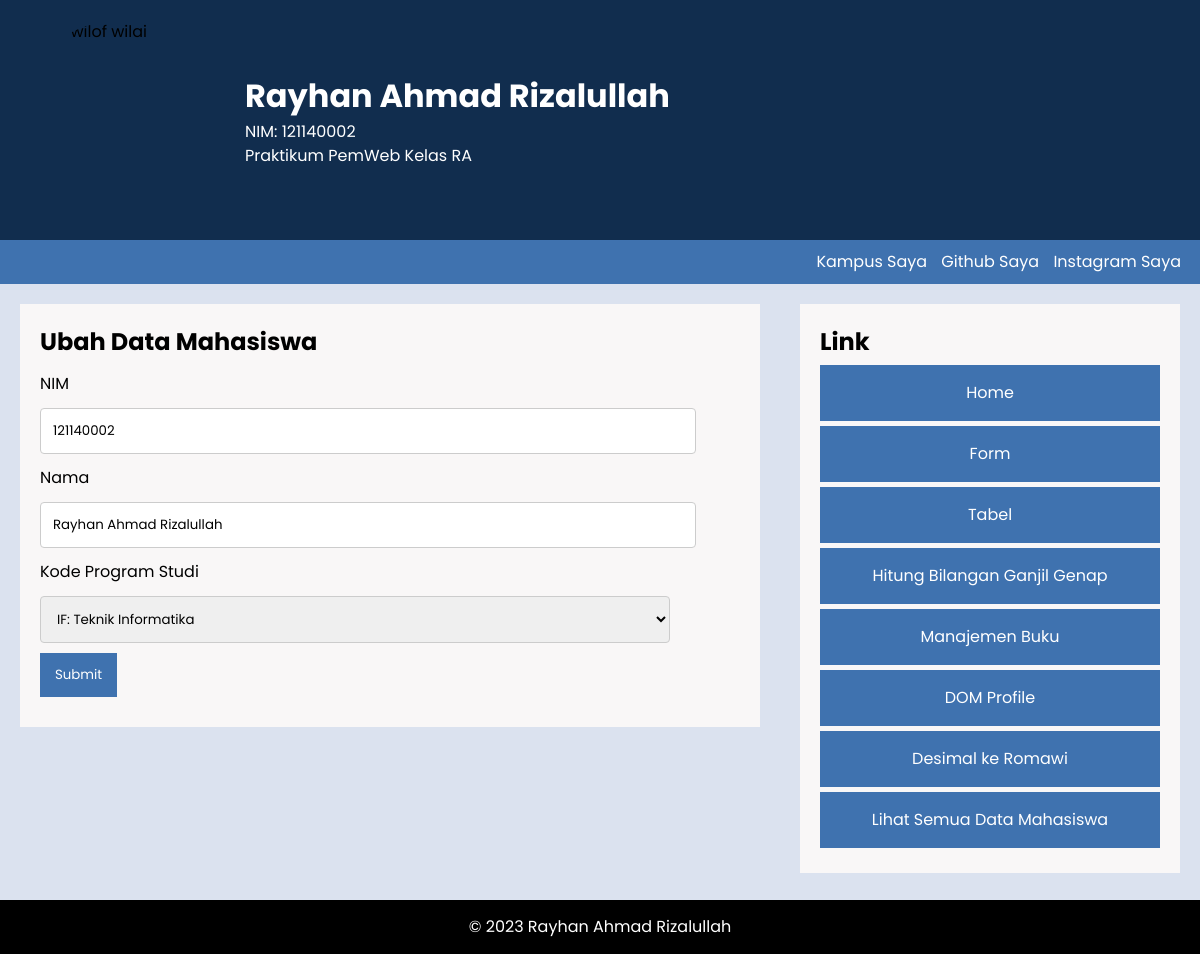
Screenshot of /update_mahasiswa.php?action=form&nim=121140002 with the database file from the repository.
### tables this page shows
CREATE TABLE `mahasiswa` (
  `nim` int NOT NULL,
  `nama` varchar(255) NOT NULL,
  `kode_prodi` varchar(4) NOT NULL
);

### update_mahasiswa.php (the view, shortened to what this page needs)
<?php
    include "koneksi_pdo.php";
    if (isset($_GET["nim"]) AND (isset($_GET["action"]) AND $_GET["action"] == "form")){
        $nim = $_GET['nim'];
        $hitRow = $conn->prepare("SELECT COUNT(*) FROM mahasiswa WHERE nim = ?");
        $hitRow->execute([$nim]);
        if($hitRow->fetchColumn() == 0){
            header('Location: ./read_mahasiswa.php');
            exit();
        }
        else{
            $query = $conn->prepare("SELECT * FROM mahasiswa WHERE nim = ?");
            $query->execute([$nim]);
            $student = $query->fetch(PDO::FETCH_OBJ);
            $kode_prodi = [
                "IF" => "Teknik Informatika",
                "EL" => "Teknik Elektro",
                "TI" => "Teknik Industri",
                "SD" => "Sains Data",
                "SA" => "Sains Aktuaria",
                "GL" => "Teknik Geologi",
                "AR" => "Arsitektur",
                "MA" => "Matematika",
            ];
        }
    }
?>
<!DOCTYPE html>
<html lang="id">
    <head>
        <link rel="stylesheet" href="style.css">
    </head>
    <body>
        <header>
            <img class="header-img" src="https://uploads.codesandbox.io/uploads/user/df846677-75e8-48fb-bcbc-15f93eff48a7/-oVn-image.jpg" alt="wilif wilof wilai">
            <div class="header-text">
                <h1>Rayhan Ahmad Rizalullah</h1>
                <p>NIM: 121140002</p>
                <p>Praktikum PemWeb Kelas RA</p>
            </div>
        </header>
        <nav>
            <ul>
                <li><a href="https://www.itera.ac.id" target="_blank">Kampus Saya</a></li>
                <li><a href="https://github.com/ray-ahmad" target="_blank">Github Saya</a></li>
                <li><a href="https://www.instagram.com/rayhanahmadr/" target="_blank">Instagram Saya</a></li>
            </ul>
        </nav>
        <div class="wrap">
            <main class="content">
                <section class="container">
                    <h2>Ubah Data Mahasiswa</h2>
                    <form action="./update_mahasiswa.php?action=update&nim=<?php echo $student->nim ?>" method="POST">
                        <div class="row">
                            <label for="nim">NIM</label>
                            <input type="number" id="nim" name="nim" value="<?php echo $student->nim ?>" placeholder="Masukkan NIM...">
                        </div>
                        <div class="row">
                            <label for="nama">Nama</label>
                            <input type="text" required id="nama" name="nama" value="<?php echo $student->nama ?>" placeholder="Masukkan Nama...">
                        </div>
                        <div class="row">
                            <label for="kode_prodi">Kode Program Studi</label>
                            <select required id="kode_prodi" name="kode_prodi">
                                <?php
                                    foreach($kode_prodi as $kode => $prodi) {
                                ?>
                                <option value="<?php echo $kode ?>" <?php echo ($kode == $student->kode_prodi) ? "selected" : "" ?>><?php echo "$kode: $prodi" ?></option>
                                <?php } ?>
                            </select>
                        </div>
                        <div class="row">
                            <input type="submit" value="Submit">
                        </div>
                    </form>
                </section>
            </main>
            <aside class="sidebar">
                <section class="container menu">
                    <h2>Link</h2>
                    <ul>
                    <li><a href="./index.html">Home</a></li>
                        <li><a href="./form.html">Form</a></li>
                        <li><a href="./table.html">Tabel</a></li>
                        <li><a href="./odd_even.html">Hitung Bilangan Ganjil Genap</a></li>
                        <li><a href="./crud_lite.html">Manajemen Buku</a></li>
                        <li><a href="./dom_profile.html">DOM Profile</a></li>
                        <li><a href="./decimal_roman.php">Desimal ke Romawi</a></li>
                        <li><a href="./read_mahasiswa.php">Lihat Semua Data Mahasiswa</a></li>
                    </ul>
                </section>
            </aside>
        </div>
        <footer>
            <p>&copy; 2023 Rayhan Ahmad Rizalullah</p>
        </footer>
    </body>
</html>

### style.css (style rules this page uses)
* { margin:0; padding:0; font-family:'Poppins',Tahoma, sans-serif; }
body { background-color: #DBE2EF; line-height: 1.5; }
header { padding: 20px; background-color: #112D4E; display:flex; flex-direction:row; flex-wrap:wrap; align-items: center; }
.header-img { width: 200px; height: 200px; object-fit: cover; border-radius: 100%; }
.header-text { color:white; margin:25px; }
nav { background-color: #3F72AF; display:flex; justify-content: flex-end; padding: 10px 14px; }
nav a { color:white; text-decoration:none; }
nav ul li { padding: 0px 5px; list-style:none; display:inline-block; }
.wrap { display: inline-block; width: 100%; }
.content { margin: 0; width: 65%; float: left; }
.sidebar { margin: 0; width: 35%; float: right; }
.container { margin: 20px; padding: 20px; background-color: #F9F7F7; }
.menu ul li { list-style: none; text-align: center; }
.menu a { display: block; color: white; background-color: #3F72AF; transition: background-color 0.3s; padding: 16px; margin: 5px 0px; text-decoration: none; }
input[type=text], input[type=number], input[type=email], input[type=password], input[type=date], select, textarea { display: block; width: 90%; padding: 12px; border: 1px solid #ccc; border-radius: 4px; }
label { display: block; padding: 12px 12px 12px 0; }
input[type=submit], button, .btn-primary { display: block; margin-top: 10px; margin-bottom: 10px; background-color: #3F72AF; transition: background-color 0.3s; color: white; padding: 12px 15px; border: none; cursor: pointer; text-decoration: none; text-align: center; }
footer { background-color: black; padding:15px; text-align: center; color:white; }

### rows the page displays
mahasiswa: nim "121140002", nama "Rayhan Ahmad Rizalullah", kode_prodi "IF: Teknik Informatika"
